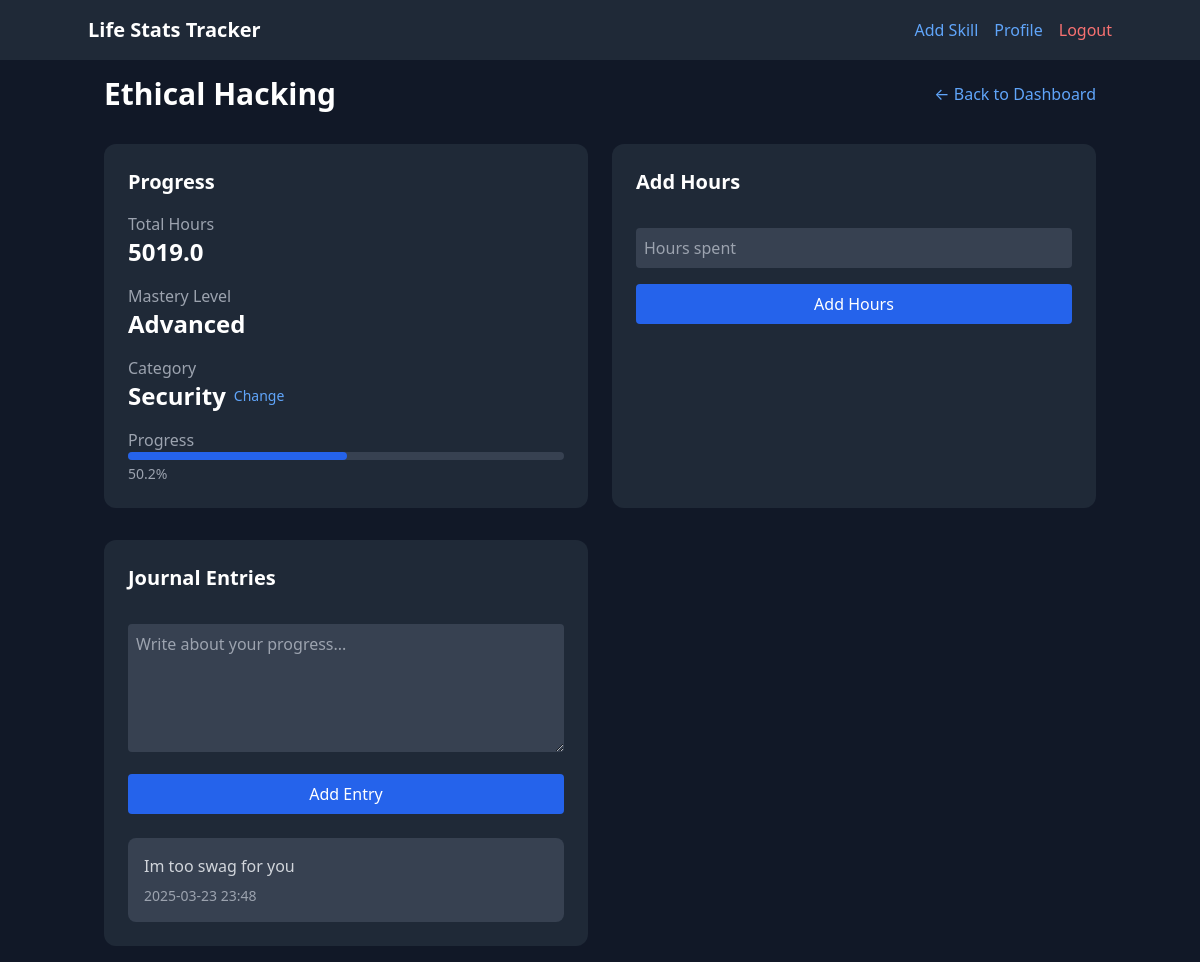
The app's page /skill/1 (signed in), older data.
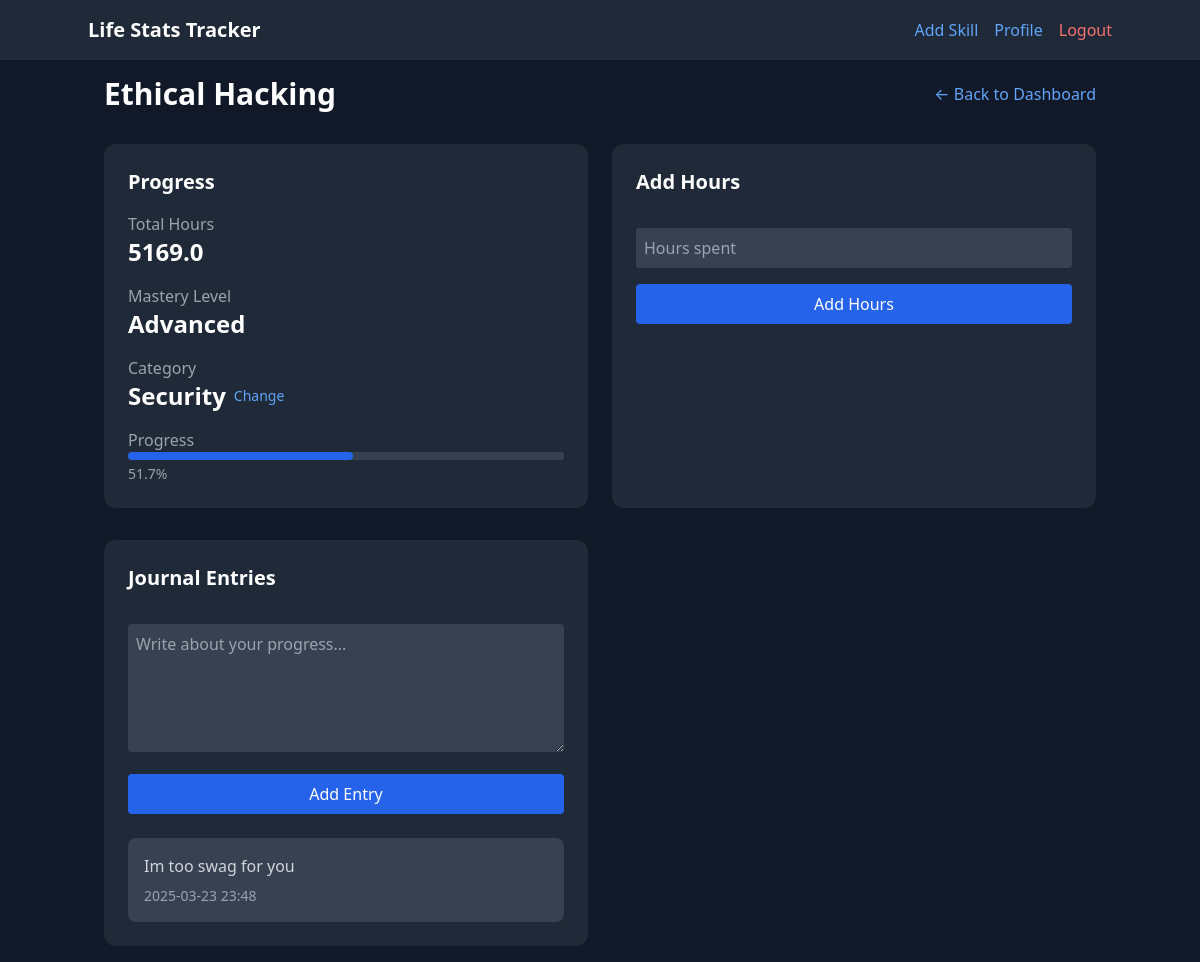
The same page, newer data.
### app/models/skill.py (models this page shows, shortened)
class Skill(db.Model):
    __tablename__ = 'skill'
    id = db.Column(db.Integer, primary_key=True)
    name = db.Column(db.String(80), nullable=False)
    description = db.Column(db.Text)
    created_at = db.Column(db.DateTime, default=datetime.utcnow)
    category_id = db.Column(db.Integer, db.ForeignKey('category.id'), nullable=False)
    total_hours = db.Column(db.Float, default=0.0)
    mastery_percentage = db.Column(db.Float, default=0.0)
    level = db.Column(db.Integer, default=1)
    target_hours = db.Column(db.Float, default=10000.0)  # Default to 10,000 hour rule
    level_threshold = db.Column(db.Float, default=10.0)  # Hours needed per level
    journal_entries = db.relationship('JournalEntry', backref='skill', lazy=True)
    def get_level_name(self):
        if self.mastery_percentage < 10:
            return "Novice"
        elif self.mastery_percentage < 25:
            return "Apprentice"
        elif self.mastery_percentage < 50:
            return "Intermediate"
        elif self.mastery_percentage < 75:
            return "Advanced"
        elif self.mastery_percentage < 100:
            return "Expert"
        else:
            return "Master"

### app/routes/main.py (the view)
@bp.route('/skill/<int:skill_id>')
@login_required
def skill_detail(skill_id):
    skill = Skill.query.get_or_404(skill_id)
    if skill.category.user_id != current_user.id:
        return redirect(url_for('main.index'))
    categories = Category.query.filter_by(user_id=current_user.id).all()
    return render_template('skill_detail.html', skill=skill, categories=categories)

### app/__init__.py (called while the page is built)
def create_app(config_class=Config):
    instance_path = os.path.join(os.getcwd(), 'instance')
    app = Flask(__name__, instance_path=instance_path, instance_relative_config=True)
    app.config.from_object(config_class)
    os.makedirs(app.instance_path, exist_ok=True)
    print(f"Instance path: {app.instance_path}")
    db.init_app(app)
    login_manager.init_app(app)
    migrate.init_app(app, db)
    csrf.init_app(app)
    from .models import User, Category, Skill, JournalEntry
    @login_manager.user_loader
    def load_user(user_id):
        return User.query.get(int(user_id))
    from app.routes import auth, skills, main
    app.register_blueprint(auth.bp)
    app.register_blueprint(skills.bp)
    app.register_blueprint(main.bp)
    return app

### app/templates/skill_detail.html (shortened to what this page needs)
{% extends "base.html" %}
{% block content %}
<div class="space-y-8">
    <div class="flex justify-between items-center">
        <h1 class="text-3xl font-bold">{{ skill.name }}</h1>
        <a href="{{ url_for('main.index') }}" class="text-blue-400 hover:text-blue-300">← Back to Dashboard</a>
    </div>
    <div class="grid md:grid-cols-2 gap-6">
        <div class="bg-gray-800 p-6 rounded-xl">
            <h2 class="text-xl font-bold mb-4">Progress</h2>
            <div class="space-y-4">
                <div>
                    <p class="text-gray-400">Total Hours</p>
                    <p class="text-2xl font-bold">{{ skill.total_hours }}</p>
                </div>
                <div>
                    <p class="text-gray-400">Mastery Level</p>
                    <p class="text-2xl font-bold">{{ skill.get_level_name() }}</p>
                </div>
                <div>
                    <p class="text-gray-400">Category</p>
                    <div class="flex items-center">
                        <p class="text-2xl font-bold">{{ skill.category.name }}</p>
                        <button id="change-category-btn" class="ml-2 text-sm text-blue-400 hover:text-blue-300">
                            Change
                        </button>
                    </div>
                </div>
                <div>
                    <p class="text-gray-400">Progress</p>
                    <div class="w-full bg-gray-700 rounded-full h-2">
                        <div class="bg-blue-600 h-2 rounded-full" style="width: {{ skill.mastery_percentage }}%"></div>
                    </div>
                    <p class="text-sm text-gray-400 mt-1">{{ "%.1f"|format(skill.mastery_percentage) }}%</p>
                </div>
            </div>
        </div>
        <div class="bg-gray-800 p-6 rounded-xl">
            <h2 class="text-xl font-bold mb-4">Add Hours</h2>
            <form id="add-hours-form" class="space-y-4">
                <input type="number" name="hours" placeholder="Hours spent" step="0.1" min="0" required
                       class="w-full p-2 rounded bg-gray-700 text-white">
                <button type="submit" class="w-full bg-blue-600 hover:bg-blue-500 text-white px-4 py-2 rounded">
                    Add Hours
                </button>
            </form>
        </div>
    </div>
    <div class="grid md:grid-cols-2 gap-6">
        <div class="bg-gray-800 p-6 rounded-xl">
            <h2 class="text-xl font-bold mb-4">Journal Entries</h2>
            <form id="journal-form" class="space-y-4">
                <textarea name="content" placeholder="Write about your progress..." required
                          class="w-full p-2 rounded bg-gray-700 text-white h-32"></textarea>
                <button type="submit" class="w-full bg-blue-600 hover:bg-blue-500 text-white px-4 py-2 rounded">
                    Add Entry
                </button>
            </form>
            <div class="mt-6 space-y-4">
                {% for entry in skill.journal_entries|sort(attribute='created_at', reverse=true) %}
                <div class="bg-gray-700 p-4 rounded-lg">
                    <p class="text-gray-300">{{ entry.content }}</p>
                    <p class="text-sm text-gray-400 mt-2">{{ entry.created_at.strftime('%Y-%m-%d %H:%M') }}</p>
                </div>
                {% endfor %}
            </div>
        </div>
    </div>
</div>
{% endblock %}

Row changes from the older to the newer data that the page shows:
changed Skill "Ethical Hacking": total_hours "5019.0" → "5169.0"; mastery_percentage "50.2" → "51.7"
